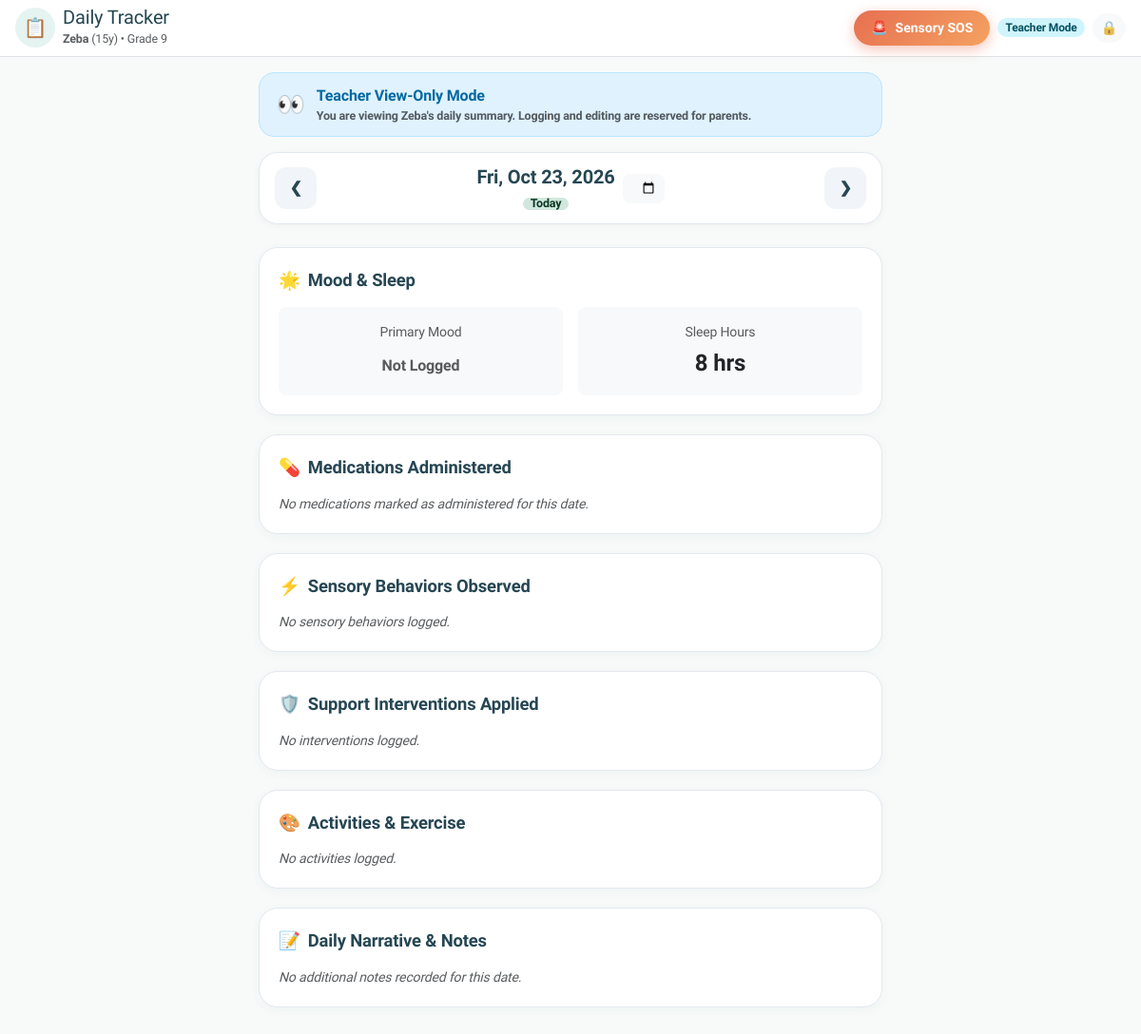
/ (signed in), run on the app's committed database.
### tables this page shows
CREATE TABLE IF NOT EXISTS `master_settings` (
  `id` INT AUTO_INCREMENT PRIMARY KEY,
  `z_name` VARCHAR(100) NOT NULL,
  `z_age` INT NOT NULL,
  `z_class` VARCHAR(100) NOT NULL,
  `z_school` VARCHAR(255) NOT NULL,
  `parent_email_1` VARCHAR(255) NULL,
  `parent_email_2` VARCHAR(255) NULL,
  `active_challenges` TEXT NULL,
  `diagnostic_summary` TEXT NULL
);

### config.php (called while the page is built, shortened)
<?php
function get_master_settings(PDO $pdo) {
    $stmt = $pdo->query("SELECT * FROM master_settings ORDER BY id ASC LIMIT 1");
    $settings = $stmt->fetch();
    $settings['parent_email_1'] = $settings['parent_email_1'] ?? '';
    $settings['parent_email_2'] = $settings['parent_email_2'] ?? '';
    $settings['diagnostic_summary'] = $settings['diagnostic_summary'] ?? '';
    if (isset($settings['active_challenges']) && is_string($settings['active_challenges']) && trim($settings['active_challenges']) !== '') {
        $decoded = json_decode($settings['active_challenges'], true);
        $settings['active_challenges'] = is_array($decoded) ? $decoded : [];
    } else {
        $settings['active_challenges'] = is_array($settings['active_challenges'] ?? null) ? $settings['active_challenges'] : [];
    }
    return $settings;
}

### auth.php (called while the page is built, shortened)
<?php
require_once __DIR__ . '/config.php';
function is_logged_in() {
    return !empty($_SESSION['user_id']) && !empty($_SESSION['role']);
}
function is_parent() {
    return is_logged_in() && $_SESSION['role'] === 'parent';
}
function is_teacher() {
    return is_logged_in() && $_SESSION['role'] === 'teacher';
}
        ?>

### index.php (the view, shortened to what this page needs)
<?php
require_once __DIR__ . '/config.php';
require_once __DIR__ . '/auth.php';
$pdo = get_db_connection();
$settings = get_master_settings($pdo);
$selectedDate = $_GET['date'] ?? date('Y-m-d');
$dateObj = DateTime::createFromFormat('Y-m-d', $selectedDate);
$prevDate = (clone $dateObj)->modify('-1 day')->format('Y-m-d');
$nextDate = (clone $dateObj)->modify('+1 day')->format('Y-m-d');
$isToday = ($selectedDate === date('Y-m-d'));
$displayDate = $dateObj->format('D, M j, Y');
$logStmt = $pdo->prepare("SELECT * FROM z_logs WHERE log_date = ?");
$logStmt->execute([$selectedDate]);
$currentLog = $logStmt->fetch() ?: [];
$selectedMood = $currentLog['overall_mood'] ?? '';
$savedSleep = isset($currentLog['sleep_hours']) ? floatval($currentLog['sleep_hours']) : 8.0;
$savedMeds = !empty($currentLog['medications_json']) ? (json_decode($currentLog['medications_json'], true) ?: []) : [];
$savedBehaviors = !empty($currentLog['sensory_behavior_json']) ? (json_decode($currentLog['sensory_behavior_json'], true) ?: []) : [];
$savedInterventions = !empty($currentLog['interventions_json']) ? (json_decode($currentLog['interventions_json'], true) ?: []) : [];
$savedActivities = !empty($currentLog['activities_json']) ? (json_decode($currentLog['activities_json'], true) ?: []) : [];
$savedNotes = $currentLog['notes'] ?? '';
require_once __DIR__ . '/header.php';
?>
<main class="container py-3" style="max-width: 680px;">
    <?php if (is_teacher()): ?>
        <div class="teacher-banner mb-3 shadow-xs">
            <span class="fs-4">👀</span>
            <div>
                <div class="fw-bold">Teacher View-Only Mode</div>
                <div class="x-small text-muted">You are viewing <?= htmlspecialchars(!empty($settings['z_name']) ? $settings['z_name'] : 'the student') ?>'s daily summary. Logging and editing are reserved for parents.</div>
            </div>
        </div>
    <?php endif; ?>
    <div class="date-nav-card d-flex align-items-center justify-content-between mb-4">
        <a href="index.php?date=<?= $prevDate ?>" class="nav-arrow-btn text-decoration-none" title="Previous Day">
            ❮
        </a>
        <div class="text-center d-flex align-items-center gap-2">
            <div>
                <div class="fw-bold fs-5 text-slate"><?= $displayDate ?></div>
                <?php if ($isToday): ?>
                    <span class="badge bg-success-subtle text-success-emphasis rounded-pill px-2 py-0 x-small fw-bold">Today</span>
                <?php else: ?>
                    <a href="index.php?date=<?= date('Y-m-d') ?>" class="text-decoration-none x-small fw-bold text-primary">Jump to Today</a>
                <?php endif; ?>
            </div>
            <input type="date" id="calendarPicker" class="form-control form-control-sm border-0 bg-light rounded-3 px-2 py-1"
                   value="<?= $selectedDate ?>"
                   style="width: 44px; cursor: pointer; text-indent: -9999px;"
                   onchange="window.location.href='index.php?date=' + this.value;" title="Choose Date">
        </div>
        <a href="index.php?date=<?= $nextDate ?>" class="nav-arrow-btn text-decoration-none" title="Next Day">
            ❯
        </a>
    </div>
    <?php if (is_teacher()): ?>
        <div class="teacher-summary-container">
            <div class="tracker-section-card">
                <div class="section-title">
                    <span>🌟</span> Mood & Sleep
                </div>
                <div class="row g-3">
                    <div class="col-6">
                        <div class="p-3 bg-light rounded-3 text-center">
                            <div class="text-muted small">Primary Mood</div>
                            <div class="fs-4 fw-bold text-primary mt-1">
                                <?= !empty($selectedMood) ? htmlspecialchars($selectedMood) : '<span class="text-muted fs-6">Not Logged</span>' ?>
                            </div>
                        </div>
                    </div>
                    <div class="col-6">
                        <div class="p-3 bg-light rounded-3 text-center">
                            <div class="text-muted small">Sleep Hours</div>
                            <div class="fs-4 fw-bold text-dark mt-1">
                                <?= $savedSleep > 0 ? htmlspecialchars($savedSleep) . ' hrs' : '<span class="text-muted fs-6">Not Logged</span>' ?>
                            </div>
                        </div>
                    </div>
                </div>
            </div>
            <div class="tracker-section-card">
                <div class="section-title">
                    <span>💊</span> Medications Administered
                </div>
                <?php if (!empty($savedMeds)): ?>
                    <div class="d-flex flex-wrap gap-2">
                        <?php foreach ($savedMeds as $med): ?>
                            <span class="badge bg-success-subtle text-success-emphasis border border-success-subtle p-2 fs-6 rounded-3">
                                ✓ <?= htmlspecialchars($med) ?>
                            </span>
                        <?php endforeach; ?>
                    </div>
                <?php else: ?>
                    <p class="text-muted mb-0 small fst-italic">No medications marked as administered for this date.</p>
                <?php endif; ?>
            </div>
            <div class="tracker-section-card">
                <div class="section-title">
                    <span>⚡</span> Sensory Behaviors Observed
                </div>
                <?php if (!empty($savedBehaviors)): ?>
                    <div class="d-flex flex-wrap gap-2">
                        <?php foreach ($savedBehaviors as $b): ?>
                            <span class="badge bg-warning-subtle text-warning-emphasis border border-warning-subtle p-2 rounded-3">
                                <?= htmlspecialchars($b) ?>
                            </span>
                        <?php endforeach; ?>
                    </div>
                <?php else: ?>
                    <p class="text-muted mb-0 small fst-italic">No sensory behaviors logged.</p>
                <?php endif; ?>
            </div>
            <div class="tracker-section-card">
                <div class="section-title">
                    <span>🛡️</span> Support Interventions Applied
                </div>
                <?php if (!empty($savedInterventions)): ?>
                    <div class="d-flex flex-wrap gap-2">
                        <?php foreach ($savedInterventions as $i): ?>
                            <span class="badge bg-info-subtle text-info-emphasis border border-info-subtle p-2 rounded-3">
                                ✓ <?= htmlspecialchars($i) ?>
                            </span>
                        <?php endforeach; ?>
                    </div>
                <?php else: ?>
                    <p class="text-muted mb-0 small fst-italic">No interventions logged.</p>
                <?php endif; ?>
            </div>
            <div class="tracker-section-card">
                <div class="section-title">
                    <span>🎨</span> Activities & Exercise
                </div>
                <?php if (!empty($savedActivities)): ?>
                    <div class="d-flex flex-wrap gap-2">
                        <?php foreach ($savedActivities as $a): ?>
                            <span class="badge bg-purple-subtle text-primary border p-2 rounded-3">
                                <?= htmlspecialchars($a) ?>
                            </span>
                        <?php endforeach; ?>
                    </div>
                <?php else: ?>
                    <p class="text-muted mb-0 small fst-italic">No activities logged.</p>
                <?php endif; ?>
            </div>
            <div class="tracker-section-card">
                <div class="section-title">
                    <span>📝</span> Daily Narrative & Notes
                </div>
                <?php if (!empty($savedNotes)): ?>
                    <div class="p-3 bg-light rounded-3 text-secondary" style="white-space: pre-wrap; font-size: 0.95rem;">
                        <?= nl2br(htmlspecialchars($savedNotes)) ?>
                    </div>
                <?php else: ?>
                    <p class="text-muted mb-0 small fst-italic">No additional notes recorded for this date.</p>
                <?php endif; ?>
            </div>
        </div>
    <?php endif; ?>
</main>
</body>
</html>

### header.php (shortened to what this page needs)
<?php
require_once __DIR__ . '/config.php';
require_once __DIR__ . '/auth.php';
$pdo = get_db_connection();
$settings = get_master_settings($pdo);
?>
<!DOCTYPE html>
<html lang="en">
<head>
    <link href="https://cdn.jsdelivr.net/npm/bootstrap@5.3.3/dist/css/bootstrap.min.css" rel="stylesheet">
    <link rel="stylesheet" href="assets/css/style.css">
</head>
<body class="bg-warm-light">
<header class="navbar navbar-expand bg-white border-bottom sticky-top py-2 px-3 shadow-xs">
    <div class="container-fluid px-0 d-flex justify-content-between align-items-center">
        <div class="d-flex align-items-center gap-2">
            <a href="index.php" class="text-decoration-none">
                <div class="d-flex align-items-center gap-2">
                    <div class="bg-primary-soft rounded-circle p-2 d-flex align-items-center justify-content-center" style="width: 42px; height: 42px;">
                        <span class="fs-5">📋</span>
                    </div>
                    <div>
                        <div class="fw-800 text-slate lh-1 fs-5">Daily Tracker</div>
                        <div class="text-muted x-small mt-1">
                            <strong><?= htmlspecialchars($settings['z_name']) ?></strong> (<?= htmlspecialchars($settings['z_age']) ?>y) &bull; <?= htmlspecialchars($settings['z_class']) ?>
                        </div>
                    </div>
                </div>
            </a>
        </div>
        <div class="d-flex align-items-center gap-2">
            <button type="button" class="btn btn-sos btn-sm rounded-pill" data-bs-toggle="modal" data-bs-target="#sensorySosModal" title="Sensory SOS Protocol">
                <span>🚨</span>
                <span class="d-none d-sm-inline">Sensory SOS</span>
            </button>
            <?php if (is_parent()): ?>
                <a href="admin.php" class="btn btn-outline-secondary btn-sm rounded-pill px-3 py-1 fw-bold" title="Admin Settings">
                    ⚙️ <span class="d-none d-md-inline">Admin</span>
                </a>
            <?php else: ?>
                <span class="badge bg-info-subtle text-info-emphasis rounded-pill px-2 py-1 small">
                    Teacher Mode
                </span>
            <?php endif; ?>
            <a href="auth.php?action=logout" class="btn btn-light btn-sm rounded-pill px-2 py-1 text-muted" title="Lock App">
                🔒
            </a>
        </div>
    </div>
</header>

### assets/css/style.css (style rules this page uses)
:root { --primary-color: #2a9d8f; --primary-hover: #21867a; --primary-soft: rgba(42, 157, 143, 0.12); --secondary-color: #e76f51; --secondary-hover: #d25a3c; --accent-sun: #f4a261; --accent-navy: #264653; --bg-warm: #f7faf9; --card-bg: #ffffff; --text-main: #2b3a42; --text-muted: #6c757d; --border-color: #e2e8f0; --touch-target: 48px; }
body { font-family: 'Plus Jakarta Sans', system-ui, -apple-system, BlinkMacSystemFont, "Segoe UI", Roboto, sans-serif; background-color: var(--bg-warm); color: var(--text-main); -webkit-font-smoothing: antialiased; letter-spacing: -0.01em; }
.text-slate { color: var(--accent-navy); }
.bg-warm-light { background-color: var(--bg-warm); }
.bg-primary-soft { background-color: var(--primary-soft); color: var(--primary-color); }
.x-small { font-size: 0.78rem; }
.btn-sos { background: linear-gradient(135deg, #e76f51, #f4a261); color: #ffffff; font-weight: 800; border: none; border-radius: 50px; padding: 8px 18px; box-shadow: 0 4px 14px rgba(231, 111, 81, 0.4); display: inline-flex; align-items: center; gap: 8px; animation: sosPulse 2.5s infinite; }
.date-nav-card { background: #ffffff; border: 1px solid var(--border-color); border-radius: 20px; padding: 10px 16px; box-shadow: 0 2px 8px rgba(0, 0, 0, 0.04); }
.nav-arrow-btn { width: 44px; height: 44px; border-radius: 12px; background: #f1f5f9; border: none; color: var(--accent-navy); font-weight: bold; display: flex; align-items: center; justify-content: center; transition: background 0.15s ease; }
.tracker-section-card { background: #ffffff; border: 1px solid var(--border-color); border-radius: 20px; padding: 20px; margin-bottom: 20px; box-shadow: 0 3px 12px rgba(38, 70, 83, 0.04); transition: transform 0.2s ease, box-shadow 0.2s ease; }
.section-title { font-size: 1.15rem; font-weight: 800; color: var(--accent-navy); display: flex; align-items: center; gap: 8px; margin-bottom: 14px; }
.teacher-banner { background: #e0f2fe; border: 1px solid #bae6fd; color: #0369a1; border-radius: 16px; padding: 12px 18px; display: flex; align-items: center; gap: 12px; font-weight: 600; }

### data on the page
master_settings: z_name "Zeba", z_age "15", z_class "Grade 9"

### other printed values
$displayDate "Fri, Oct 23, 2026"
$savedSleep "8"
